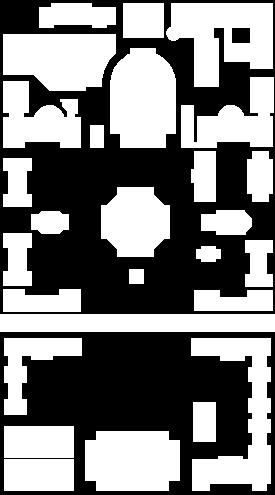
%> input picture ass3-campus.pgm, 275 x 495 px
$ octave --eval "hw3;"   (GNU Octave 9; MATLAB toolbox functions it lacks are replaced by stand-ins)
%> lines starting %> are read from the running program, lines starting %| are printed output that depends on the picture; in (x1, y1, x2, y2) boxes, pixels count from 0 and x2, y2 are one past the last pixel; in counts of white or black regions, pixels touching at a corner belong together; the program's own positions count from 1
### gen_prop.m
function database = gen_prop()
    global map_labeled;

    database = regionprops(map_labeled, 'centroid','area', 'boundingbox');
    database = struct2dataset(database);
    database = addprops(map_labeled, database);
    database = getname(database);
end

% [149 lines left out: functions getname, addprops, not called in this run]

### main.m
function hw3
    close all;
    map = imread('ass3-campus.pgm');
%> map is the input picture: size 495x275 uint8; 49.4% white; 27 white regions, largest, box (x1, y1, x2, y2) and area: (191, 338, 271, 491) 5855, (166, 3, 273, 87) 5831, (110, 48, 176, 148) 5753
    global map_labeled;
    map_labeled = imread('ass3-labeled.pgm');
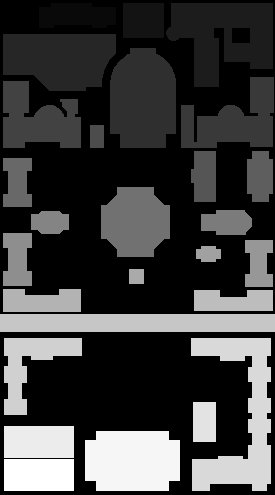
%> input picture ass3-labeled.pgm, 275 x 495 px
%> map_labeled is the input picture: size 495x275 uint8; min 0, max 255, mean 63
    map_labeled = relabel(map_labeled);
    map2 = label2rgb(map_labeled, 'jet', 'k');
    figure;imshow(map2);
    %figure;imshow(map_labeled);

    % part 1
    global database;
    database = gen_prop();
% [80 lines not run here, left out]
% [170 lines left out: functions print_description, gen_path, gen_cloud, print_info, add_name, gen_prop_re, not called in this run]

function map_labeled = relabel(map_labeled)
    count = 1;
    for i=1:255
        ind = find(map_labeled==i);
        if ~isempty(ind)
            map_labeled(ind)=count;
            count = count+1;
        end
    end
%> after the loop, count = 28
end

% [30 lines left out: function getname, not called in this run]
%> in hw3, `map2 = label2rgb(map_labeled, 'jet', 'k');`:
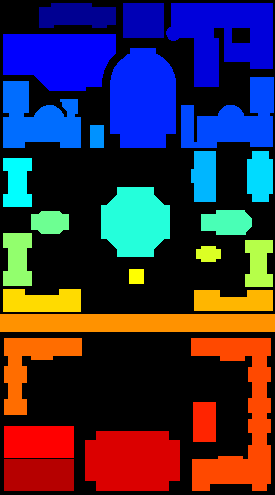
%> map2: size 495x275x3 uint8; mean R, G, B 54.3, 44.2, 65.5
%> in gen_prop, `database = regionprops(map_labeled, 'centroid','area', 'boundingbox');`: database = 27 regions; largest, box (x1, y1, x2, y2), Area and Centroid: (191, 338, 271, 491) 5855 [241.3 417.9], (166, 3, 273, 87) 5831 [224.2 36.3], (110, 48, 176, 148) 5753 [143.5 100.5], (3, 34, 116, 91) 5368 [60.1 59.3], (85, 431, 180, 491) 5282 [133 461.4]
%> the run ends on the next line
